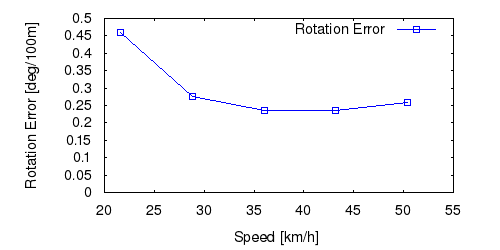

The script that saved this image:
set term postscript eps enhanced color
set output "02_rs.eps"
set size ratio 0.5
set yrange [0:*]
set xlabel "Speed [km/h]"
set ylabel "Rotation Error [deg/100m]"
plot "02_rs.txt" using ($1*3.6):($2*57.3*100) title 'Rotation Error' lc rgb "#0000FF" pt 4 w linespoints
